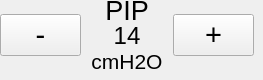
        <widget class="QWidget" name="tab_6">
         <attribute name="title">
          <string>PRESION</string>
         </attribute>
         <widget class="QWidget" name="layoutWidget_3">
          <property name="geometry">
           <rect>
            <x>0</x>
            <y>0</y>
            <width>254</width>
            <height>71</height>
           </rect>
          </property>
          <layout class="QHBoxLayout" name="horizontalLayout">
           <item>
            <widget class="QPushButton" name="pushButton_minPIP">
             <property name="font">
              <font>
               <pointsize>22</pointsize>
               <underline>false</underline>
              </font>
             </property>
             <property name="text">
              <string>-</string>
             </property>
            </widget>
           </item>
           <item>
            <layout class="QVBoxLayout" name="verticalLayout">
             <item>
              <widget class="QLabel" name="label_5">
               <property name="font">
                <font>
                 <pointsize>20</pointsize>
                </font>
               </property>
               <property name="layoutDirection">
                <enum>Qt::LeftToRight</enum>
               </property>
               <property name="text">
                <string>PIP</string>
               </property>
               <property name="alignment">
                <set>Qt::AlignCenter</set>
               </property>
              </widget>
             </item>
             <item>
              <widget class="QLabel" name="label_press_pip">
               <property name="font">
                <font>
                 <pointsize>18</pointsize>
                </font>
               </property>
               <property name="layoutDirection">
                <enum>Qt::LeftToRight</enum>
               </property>
               <property name="text">
                <string>14</string>
               </property>
               <property name="alignment">
                <set>Qt::AlignCenter</set>
               </property>
              </widget>
             </item>
             <item>
              <widget class="QLabel" name="label_8">
               <property name="font">
                <font>
                 <pointsize>16</pointsize>
                </font>
               </property>
               <property name="layoutDirection">
                <enum>Qt::LeftToRight</enum>
               </property>
               <property name="text">
                <string>cmH2O</string>
               </property>
               <property name="alignment">
                <set>Qt::AlignCenter</set>
               </property>
              </widget>
             </item>
            </layout>
           </item>
           <item>
            <widget class="QPushButton" name="pushButton_morePIP">
             <property name="font">
              <font>
               <pointsize>22</pointsize>
               <underline>false</underline>
              </font>
             </property>
             <property name="text">
              <string>+</string>
             </property>
            </widget>
           </item>
          </layout>
         </widget>
        </widget>
